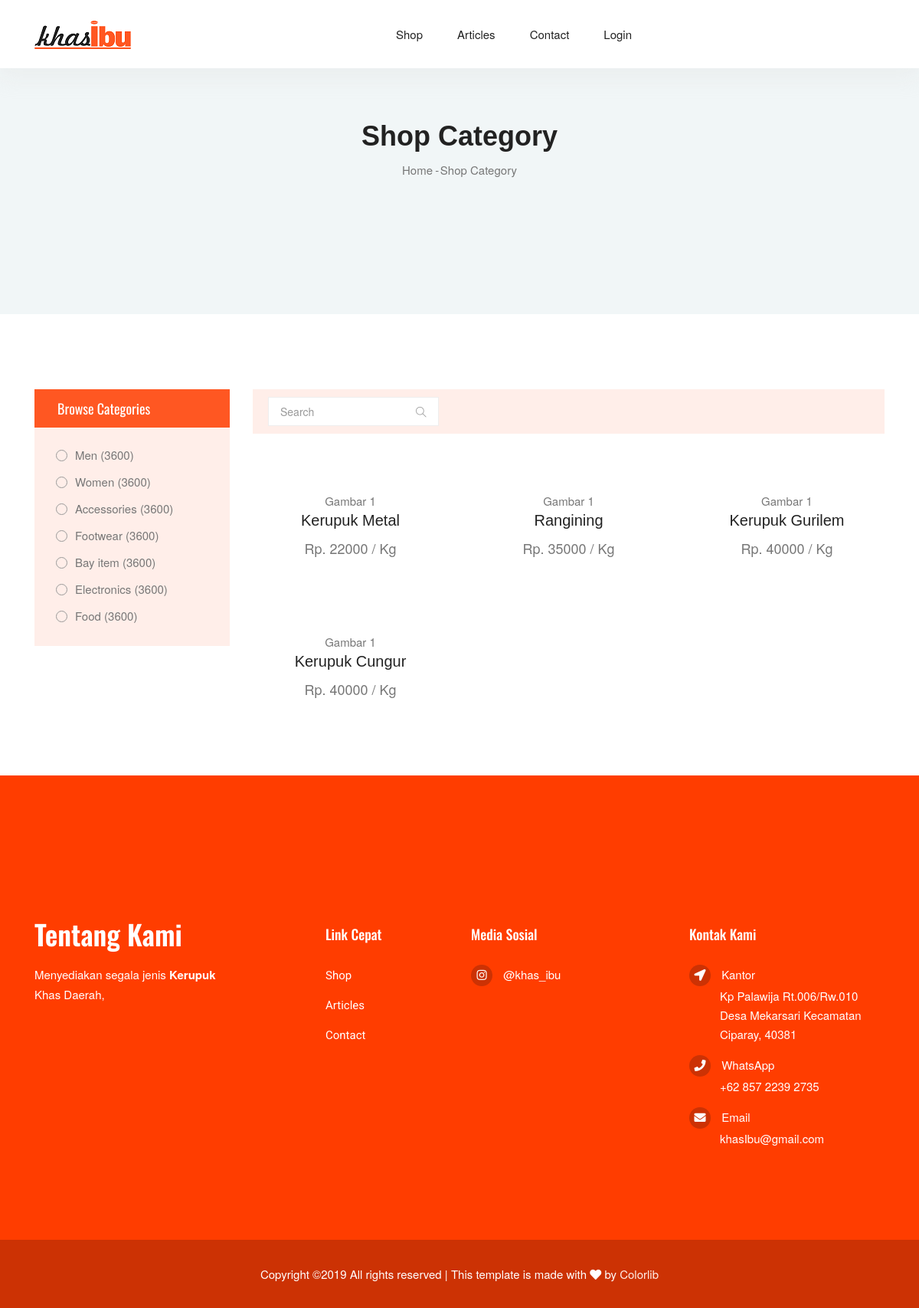
Screenshot of /index.php/welcome with the database file from the repository.
### tables this page shows
CREATE TABLE `image_products` (
  `id_image` int(11) NOT NULL,
  `id_product` int(11) NOT NULL,
  `path` varchar(50) NOT NULL,
  `description` varchar(100) NOT NULL
);

CREATE TABLE `products` (
  `id_product` int(11) NOT NULL,
  `name_product` varchar(100) NOT NULL,
  `stock` int(11) NOT NULL,
  `unit` varchar(15) NOT NULL,
  `price` bigint(20) NOT NULL,
  `image` tinyint(1) NOT NULL
);

### application/controllers/Welcome.php (called while the page is built, shortened)
<?php
class Welcome extends CI_Controller {
	public function __construct(){
		$this->load->model('Product_model');
		$this->load->model('Article_model');
	}
	public function index()
	{
		$datas['products'] = $this->Product_model->select_join();
		$this->load->view('header');
		$this->load->view('Welcome/shop', $datas);
		$this->load->view('footer');
	}
}

### index.php (called while the page is built, shortened)
<?php
require_once BASEPATH.'core/CodeIgniter.php';

### application/models/Product_model.php (called while the page is built, shortened)
<?php
class Product_model extends CI_Model
{
	function select_join(){
		$this->db->from('products');
		$this->db->join('image_products', 'products.id_product = image_products.id_product');
		return $this->db->get()->result_array();
	}
}

### application/views/Welcome/shop.php (the view, shortened to what this page needs)
<section class="blog-banner-area" id="category">
  <div class="container h-100">
    <div class="blog-banner">
      <div class="text-center">
        <h1>Shop Category</h1>
        <nav aria-label="breadcrumb" class="banner-breadcrumb">
          <ol class="breadcrumb">
            <li class="breadcrumb-item"><a href="#">Home</a></li>
            <li class="breadcrumb-item active" aria-current="page">Shop Category</li>
          </ol>
        </nav>
      </div>
    </div>
  </div>
</section>
<section class="section-margin--small mb-5">
  <div class="container">
    <div class="row">
      <div class="col-xl-3 col-lg-4 col-md-5">
        <div class="sidebar-categories">
          <div class="head">Browse Categories</div>
          <ul class="main-categories">
            <li class="common-filter">
              <form action="#">
                <ul>
                  <li class="filter-list"><input class="pixel-radio" type="radio" id="men" name="brand"><label for="men">Men<span> (3600)</span></label></li>
                  <li class="filter-list"><input class="pixel-radio" type="radio" id="women" name="brand"><label for="women">Women<span> (3600)</span></label></li>
                  <li class="filter-list"><input class="pixel-radio" type="radio" id="accessories" name="brand"><label for="accessories">Accessories<span> (3600)</span></label></li>
                  <li class="filter-list"><input class="pixel-radio" type="radio" id="footwear" name="brand"><label for="footwear">Footwear<span> (3600)</span></label></li>
                  <li class="filter-list"><input class="pixel-radio" type="radio" id="bayItem" name="brand"><label for="bayItem">Bay item<span> (3600)</span></label></li>
                  <li class="filter-list"><input class="pixel-radio" type="radio" id="electronics" name="brand"><label for="electronics">Electronics<span> (3600)</span></label></li>
                  <li class="filter-list"><input class="pixel-radio" type="radio" id="food" name="brand"><label for="food">Food<span> (3600)</span></label></li>
                </ul>
              </form>
            </li>
          </ul>
        </div>
      </div>
      <div class="col-xl-9 col-lg-8 col-md-7">
        <div class="filter-bar d-flex flex-wrap align-items-center">
          <div>
            <div class="input-group filter-bar-search">
              <input type="text" placeholder="Search">
              <div class="input-group-append">
                <button type="button"><i class="ti-search"></i></button>
              </div>
            </div>
          </div>
        </div>
        <section class="lattest-product-area pb-40 category-list">
          <div class="row">
            <?php foreach ($products as $key => $value) { ?>
            <div class="col-md-6 col-lg-4">
              <div class="card text-center card-product">
                <div class="card-product__img">
                </div>
                <div class="card-body">
                  <p><?php echo $value['description'];?></p>
                  <h4 class="card-product__title"><a href="#"><?php echo $value['name_product'];?></a></h4>
                  <p class="card-product__price"><?php echo "Rp. ".$value['price']." / ".$value['unit'];?></p>
                </div>
              </div>
            </div>
            <?php } ?>
          </div>
        </section>
      </div>
    </div>
  </div>
</section>

### application/views/header.php (shortened to what this page needs)
<!DOCTYPE html>
<html lang="en">
<head>
  <link rel="stylesheet" href="<?php echo base_url('assets/aroma/vendors/bootstrap/bootstrap.min.css');?>">
  <link rel="stylesheet" href="<?php echo base_url('assets/aroma/vendors/fontawesome/css/all.min.css');?>">
  <link rel="stylesheet" href="<?php echo base_url('assets/aroma/vendors/themify-icons/themify-icons.css');?>">
  <link rel="stylesheet" href="<?php echo base_url('assets/bower_components/ionicons/css/ionicons.min.css');?>">
  <link rel="stylesheet" href="<?php echo base_url('assets/aroma/vendors/linericon/style.css');?>">
  <link rel="stylesheet" href="<?php echo base_url('assets/aroma/vendors/owl-carousel/owl.theme.default.min.css');?>">
  <link rel="stylesheet" href="<?php echo base_url('assets/aroma/vendors/owl-carousel/owl.carousel.min.css');?>">
  <link rel="stylesheet" href="<?php echo base_url('assets/aroma/vendors/nice-select/nice-select.css');?>">
  <link rel="stylesheet" href="<?php echo base_url('assets/aroma/vendors/nouislider/nouislider.min.css');?>">
  <link rel="stylesheet" href="<?php echo base_url('assets/aroma/css/style.css');?>">
  <link rel="stylesheet" href="<?php echo base_url('assets/css/AdminLTE.min.css');?>">
  <link rel="stylesheet" href="<?php echo base_url('assets/css/custom.css');?>">
</head>
<body>
  <header class="header_area fixed">
    <div class="main_menu">
      <nav class="navbar navbar-expand-lg navbar-light">
        <div class="container">
          <a class="navbar-brand logo_h" href="<?php echo base_url('index.php/Welcome')?>"><img src="<?php echo base_url('assets/img/logo2.png');?>" alt=""></a>
          <div class="collapse navbar-collapse offset" id="navbarSupportedContent">
            <ul class="nav navbar-nav menu_nav ml-auto mr-auto">
              <li class="nav-item"><a class="nav-link" href="<?php echo base_url('index.php/Welcome')?>">Shop</a></li>
              <li class="nav-item">
                <a href="<?php echo base_url('index.php/Welcome/article_page')?>" class="nav-link">Articles</a>
              </li>
              <li class="nav-item"><a class="nav-link" href="<?php echo base_url('index.php/Welcome/contact_page')?>">Contact</a></li>
              <li class="nav-item"><a class="nav-link" href="<?php echo base_url('index.php/Welcome/login_page');?>">Login</a></li>
            </ul>
          </div>
        </div>
      </nav>
    </div>
  </header>

### application/views/footer.php (shortened to what this page needs)
  <footer>
    <div class="footer-area">
      <div class="container">
        <div class="row section_gap">
          <div class="col-lg-3 col-md-6 col-sm-6">
            <div class="single-footer-widget tp_widgets">
              <h4 class="footer_title large_title">Tentang Kami</h4>
              <p>
                Menyediakan segala jenis <b>Kerupuk</b> Khas Daerah,
              </p>
            </div>
          </div>
          <div class="offset-lg-1 col-lg-2 col-md-6 col-sm-6">
            <div class="single-footer-widget tp_widgets">
              <h4 class="footer_title">link cepat</h4>
              <ul class="list">
                <li><a href="<?php echo base_url('index.php/Welcome')?>">Shop</a></li>
                <li><a href="<?php echo base_url('index.php/Welcome/article_page')?>">Articles</a></li>
                <li><a href="<?php echo base_url('index.php/Welcome/contact_page')?>">Contact</a></li>
              </ul>
            </div>
          </div>
          <div class="col-lg-2 col-md-6 col-sm-6">
            <div class="single-footer-widget instafeed">
              <h4 class="footer_title">Media Sosial</h4>
              <div class="ml-40">
                <p class="sm-head">
                  <span class="fab fa-instagram"></span>
                  @khas_ibu
                </p>
              </div>
            </div>
          </div>
          <div class="offset-lg-1 col-lg-3 col-md-6 col-sm-6">
            <div class="single-footer-widget tp_widgets">
              <h4 class="footer_title">Kontak Kami</h4>
              <div class="ml-40">
                <p class="sm-head">
                  <span class="fa fa-location-arrow"></span>
                  Kantor
                </p>
                <p>Kp Palawija Rt.006/Rw.010 Desa Mekarsari Kecamatan Ciparay, 40381</p>
                <p class="sm-head">
                  <span class="fa fa-phone"></span>
                  WhatsApp
                </p>
                <p>
                  +62 857 2239 2735
                </p>
                <p class="sm-head">
                  <span class="fa fa-envelope"></span>
                  Email
                </p>
                <p>
                  khasIbu@gmail.com
                </p>
              </div>
            </div>
          </div>
        </div>
      </div>
    </div>
    <div class="footer-bottom">
      <div class="container">
        <div class="row d-flex">
          <p class="col-lg-12 footer-text text-center">
            Copyright &copy;<script>document.write(new Date().getFullYear());</script> All rights reserved | This template is made with <i class="fa fa-heart" aria-hidden="true"></i> by <a href="https://colorlib.com" style="color: #ffeee9;" target="_blank">Colorlib</a>
          </p>
        </div>
      </div>
    </div>
  </footer>
</body>
</html>

### rows the page displays
image_products: description "Gambar 1", id_product.name_product "Kerupuk Metal", id_product.price "22000", id_product.unit "Kg"
image_products: description "Gambar 1", id_product.name_product "Rangining", id_product.price "35000", id_product.unit "Kg"
image_products: description "Gambar 1", id_product.name_product "Kerupuk Gurilem", id_product.price "40000", id_product.unit "Kg"
image_products: description "Gambar 1", id_product.name_product "Kerupuk Cungur", id_product.price "40000", id_product.unit "Kg"
